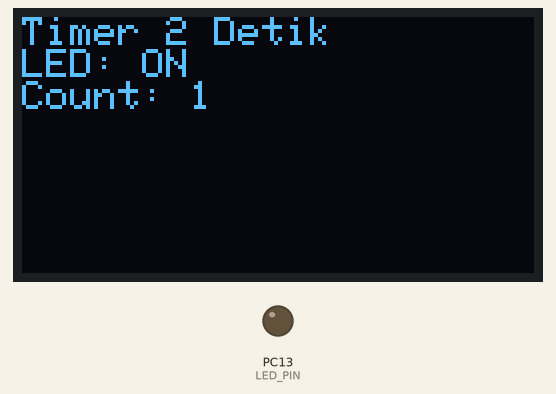
Bench run of a program on a simulated STM32 Blue Pill. Parts: 128×64 one-colour display, output pins drawn as LEDs (lit = HIGH). What the program prints to the serial monitor is not drawn.

Above: at 2.1 s.
At 10.1 s:
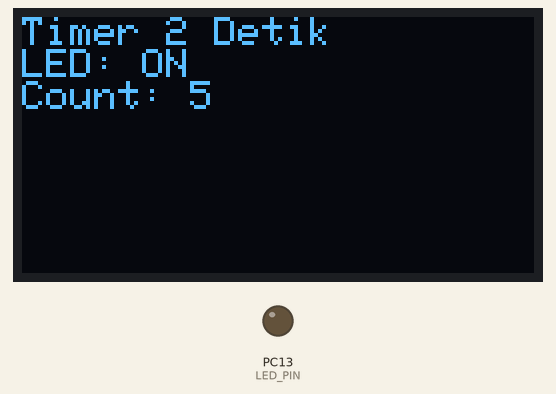
At 18.1 s:
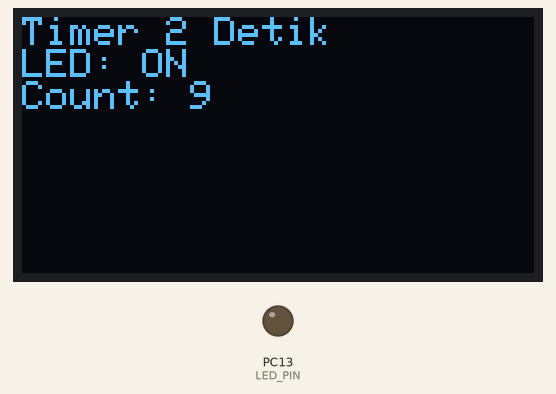
At 36.1 s:
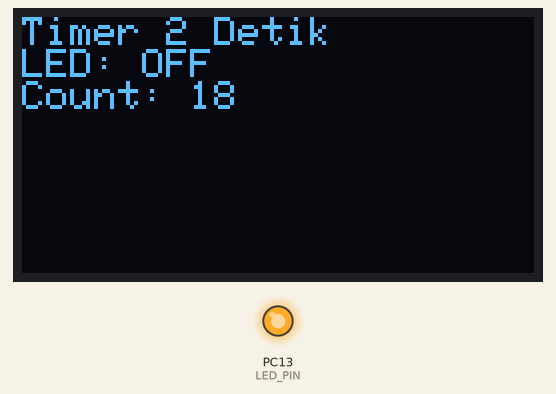
Timing chart, 0 to 39.6 s (numbered marks = the images above):
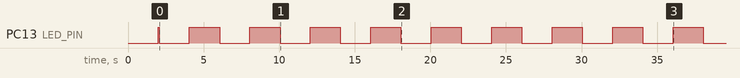

Measured:
- by itself, PC13 (LED_PIN): alternates HIGH for 2.0 s and LOW for 2.0 s
- what the display in image 0 shows lasts 2.0 s, from 2.1 s to 4.1 s

The program:

main.cpp
```cpp
#include <Arduino.h>
#include <Wire.h>
#include <Adafruit_GFX.h>
#include <Adafruit_SSD1306.h>

#define LED_PIN PC13

#define SCREEN_WIDTH 128
#define SCREEN_HEIGHT 64
#define OLED_RESET -1

Adafruit_SSD1306 display(SCREEN_WIDTH, SCREEN_HEIGHT, &Wire, OLED_RESET);

unsigned long previousMillis = 0;
const unsigned long interval = 2000; // 2 detik

uint32_t count = 0;
bool ledState = false;

void setup() {
    Serial.begin(115200);
    delay(2000);
    Serial.println("Program Timer 2 Detik - STM32");

    pinMode(LED_PIN, OUTPUT);
    digitalWrite(LED_PIN, HIGH); // LED OFF (aktif LOW)

    // Inisialisasi OLED
    if (!display.begin(SSD1306_SWITCHCAPVCC, 0x3C)) {
        Serial.println("OLED tidak terdeteksi!");
        while (1);
    }

    Serial.println("OLED terdeteksi.");

    display.clearDisplay();
    display.setTextSize(1);
    display.setTextColor(SSD1306_WHITE);
    display.setCursor(0,0);
    display.println("Timer 2 Detik");
    display.println("LED: OFF");
    display.display();
}

void loop() {

    unsigned long currentMillis = millis();

    if (currentMillis - previousMillis >= interval) {
        previousMillis = currentMillis;

        // Toggle LED
        ledState = !ledState;

        if (ledState) {
            digitalWrite(LED_PIN, LOW);  // LED ON (aktif LOW)
        } else {
            digitalWrite(LED_PIN, HIGH); // LED OFF
        }

        count++;

        // Serial Monitor
        Serial.print("Toggle ke- ");
        Serial.println(count);

        // Update OLED
        display.clearDisplay();
        display.setCursor(0,0);
        display.println("Timer 2 Detik");
        display.print("LED: ");
        display.println(ledState ? "ON" : "OFF");
        display.print("Count: ");
        display.println(count);
        display.display();
    }
}
```
